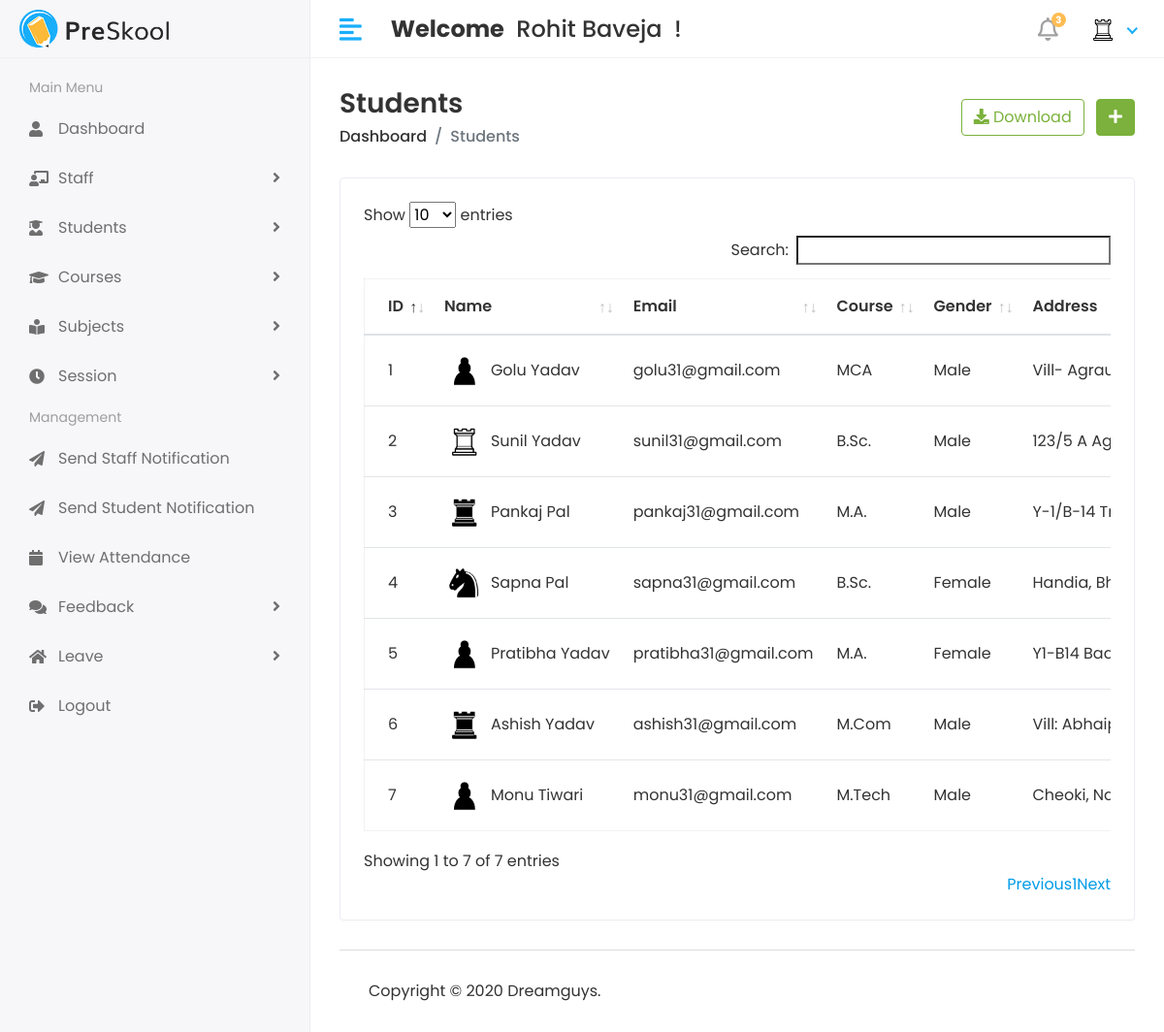
Page /Hod/Student/view (signed in) on the committed database.
### myApp/models.py (models this page shows, shortened)
class CustomUser(AbstractUser):
  USER = (
    (1, 'HOD'),
    (2, 'STAFF'),
    (3, 'STUDENT'),
  )
  user_type = models.CharField(choices=USER, max_length=50, default=1)
  profile_Pic = models.ImageField(upload_to='media/profilePic')

class Student(models.Model):
  objects = None
  admin = models.OneToOneField(CustomUser, on_delete=models.CASCADE)
  address = models.TextField()
  gender = models.CharField(max_length=100)
  course_id = models.ForeignKey(Course, on_delete=models.DO_NOTHING)
  session_year_id = models.ForeignKey(SessionYear, on_delete=models.DO_NOTHING)
  create_date = models.DateTimeField(auto_now_add=True)
  update_date = models.DateTimeField(auto_now=True)

class Course(models.Model):
  objects = None
  course_name = models.CharField(max_length=100)
  create_date = models.DateTimeField(auto_now_add=True)
  update_date = models.DateTimeField(auto_now=True)

### StudentManagementProject/Hod_Views.py (the view)
@login_required(login_url='/')
def view_student(request):
  student = Student.objects.all()
  return render(request, 'Hod/view_student.html', {"students": student})

### templates/Hod/view_student.html (shortened to what this page needs)
{% extends 'base.html' %}
{% block content %}
{% load static %}
<div class="page-header">
  <div class="row align-items-center">
    <div class="col">
      <h3 class="page-title">Students</h3>
      <ul class="breadcrumb">
        <li class="breadcrumb-item"><a href="{% url 'hod_home' %}">Dashboard</a></li>
        <li class="breadcrumb-item active">Students</li>
      </ul>
    </div>
    <div class="col-auto text-right float-right ml-auto">
      <a href="#" class="btn btn-outline-success mr-2"><i class="fas fa-download"></i> Download</a>
      <a href="{% url 'add_student' %}" class="btn btn-success"><i class="fas fa-plus"></i></a>
    </div>
  </div>
</div>
<div class="row">
  <div class="col-sm-12">
    <div class="card card-table">
      <div class="card-body">
        <div class="table-responsive">
          <table id="table_id" class="table table-hover table-center mb-0">
            <thead>
            <tr>
              <th>ID</th>
              <th>Name</th>
              <th>Email</th>
              <th>Course</th>
              <th>Gender</th>
              <th>Address</th>
            </tr>
            </thead>
            <tbody>
            {% for i in students %}
            <tr>
              <td>{{i.id}}</td>
              <td>
                <h2 class="table-avatar">
                  {% if i.admin.profile_Pic == "" %}
                  <a href="#" class="avatar avatar-sm mr-2"><img
                      class="avatar-img rounded-circle"
                      src="{% static 'assets/img/no-img.jpg' %}"></a>
                  {% else %}
                  <a href="#" class="avatar avatar-sm mr-2"><img
                      class="avatar-img rounded-circle" src="/{{i.admin.profile_Pic}}"></a>
                  <a href="#">{{i.admin.first_name}}&nbsp;{{i.admin.last_name}}</a>
                  {% endif %}
                </h2>
              </td>
              <td>{{i.admin.email}}</td>
              <td>{{i.course_id.course_name}}</td>
              <td>{{i.gender}}</td>
              <td>{{i.address}}</td>
            </tr>
            {% endfor %}
            </tbody>
          </table>
        </div>
      </div>
    </div>
  </div>
</div>
{% endblock %}

### templates/includes/header.html (shortened to what this page needs)
{% load static %}
<div class="header">
  <div class="header-left">
    <a href="#" class="logo">
      <img src="{% static 'assets/img/logo.png' %}" alt="Logo">
    </a>
  </div>
  <a href="javascript:void(0);" id="toggle_btn">
    <i class="fas fa-align-left"></i>
  </a>
  <div class="top-nav-search mt-3">
    <h4><strong>Welcome</strong>&nbsp; <span>{{ user.first_name }} {{ user.last_name}}</span>&nbsp; !</h4>
  </div>
  <ul class="nav user-menu">
    <li class="nav-item dropdown noti-dropdown">
      <a href="#" class="dropdown-toggle nav-link" data-toggle="dropdown">
        <i class="far fa-bell"></i> <span class="badge badge-pill">3</span>
      </a>
    </li>
    <li class="nav-item dropdown has-arrow">
      <a href="#" class="dropdown-toggle nav-link" data-toggle="dropdown">
        {% if user.profile_Pic == "" %}
        <span class="user-img"><img class="rounded-circle" src="{% static 'assets/img/no-img.jpg' %}" width="31" alt="{{user.first_name}}'s Pic"></span>
        {% else %}
        <span class="user-img"><img class="rounded-circle" src="/{{user.profile_Pic}}" width="31" alt="{{user.first_name}}'s Pic"></span>
        {% endif %}
      </a>
    </li>
  </ul>
</div>

### static/assets/css/style.css (style rules this page uses)
html { height: 100%; }
body { background-color: #fff; color: #333; font-family: 'Poppins', sans-serif; font-size: 1rem; height: 100%; line-height: 1.5; overflow-x: hidden; }
h1, h2, h3, h4, h5, h6 { font-family: 'Poppins', sans-serif; margin-top: 0; }
a { color: #009ce7; }
input, button, a { transition: all 0.4s ease; -moz-transition: all 0.4s ease; -o-transition: all 0.4s ease; -ms-transition: all 0.4s ease; -webkit-transition: all 0.4s ease; }
ul, ol { padding: 0px; list-style: none; }
.table { color: #333; max-width: 100%; margin-bottom: 0; width: 100%; }
.table.dataTable { border-collapse: collapse !important; border: 1px solid rgba(0, 0, 0, 0.05); }
table.table td h2 { display: inline-block; font-size: inherit; font-weight: 400; margin: 0; padding: 0; vertical-align: middle; }
table.table td h2.table-avatar { align-items: center; display: inline-flex; font-size: inherit; font-weight: 400; margin: 0; padding: 0; vertical-align: middle; white-space: nowrap; }
table.table td h2 a { color: #333; }
.table thead tr th { font-weight: 600; }
.table tbody tr { border-bottom: 1px solid rgba(0, 0, 0, 0.05); }
.table.table-center td, .table.table-center th { vertical-align: middle; }
.card-table .card-body .table > thead > tr > th { border-top: 0; }
.card-table .card-body .table tr td:first-child, .card-table .card-body .table tr th:first-child { padding-left: 1.5rem; }
.card-table .table td, .card-table .table th { border-top: 1px solid #e2e5e8; padding: 1rem 0.75rem; white-space: nowrap; }
.btn-success { background-color: #7bb13c; border: 1px solid #7bb13c }
.btn-outline-success { color: #7bb13c; border-color: #7bb13c; }
.card { border: 1px solid #ececf5; box-shadow: 0 1px 3px 0 rgba(0, 0, 0, 0.03); margin-bottom: 1.875rem; }
.card-body { padding: 1.5rem; }
.avatar { position: relative; display: inline-block; width: 3rem; height: 3rem }
.avatar > img { width: 100%; height: 100%; -o-object-fit: cover; object-fit: cover; }
.avatar-sm { width: 2.5rem; height: 2.5rem; }
.header { background-color: #fff; border-bottom: 1px solid #f3f3f4; left: 0; position: fixed; right: 0; top: 0; z-index: 1001; height: 60px; }
.header .header-left { float: left; height: 60px; padding: 0 20px; position: relative; width: 320px; z-index: 1; transition: all 0.2s ease-in-out; background-color: #f7f7fa; border-bottom: 1px solid #efefef; border-right: 1px solid #ececf5; display: flex; align-items: center; }
.header .header-left .logo { display: inline-block; line-height: 60px; }
.header .header-left .logo img { max-height: 40px; width: auto; }
.header .dropdown-toggle:after { display: none; }
.header .has-arrow .dropdown-toggle:after { border-top: 0; border-left: 0; border-bottom: 2px solid #18aefa; border-right: 2px solid #18aefa; content: ''; height: 8px; display: inline-block; pointer-events: none; -webkit-transform-origin: 66% 66%; -ms-transform-origin: 66% 66%; transform-origin: 66% 66%; -webkit-transform: rotate(45deg); -ms-transform: rotate(45deg); transform: rotate(45deg); -webkit-transition: all 0.15s ease-in-out; transition: all 0.15s ease-in-out; width: 8px; vertical-align: 0px; }
.user-menu { float: right; margin: 0; position: relative; z-index: 99; padding-right: 15px; }
.user-menu.nav > li > a { color: #a0a0a0; font-size: 14px; line-height: 58px; padding: 0 15px; height: 60px; }
.user-img { margin-right: 3px; position: relative; }
.top-nav-search { float: left; margin-left: 15px; }
.page-header { margin-bottom: 1.875rem; }
.page-header .breadcrumb { background-color: transparent; color: #6c757d; font-size: 1rem; font-weight: 500; margin-bottom: 0; padding: 0; }
.page-header .breadcrumb a { color: #333; }
.page-title { font-size: 28px; font-weight: 600; color: #333; margin-bottom: 5px; }
.user-menu.nav > li > a .badge { background-color: #FFBC53; display: block; font-size: 10px; font-weight: bold; height: 15px; width: 15px; position: absolute; right: 7px; top: 13px; color: #fff; padding: 3px; }
.user-menu.nav > li > a > i { font-size: 1.5rem; line-height: 60px; }
@media (min-width: 992px) { #toggle_btn { align-items: center; color: #18aefa; display: inline-flex; float: left; font-size: 26px; height: 60px; justify-content: center; margin-left: 15px; padding: 0 15px; } }

### rows in the picture
CustomUser: first_name "Rohit", last_name "Baveja", profile_Pic (picture)
Student: id "1", admin.profile_Pic (picture), admin.first_name "Golu", admin.last_name "Yadav", admin.email "golu31@gmail.com", course_id.course_name "MCA", gender "Male", address "Vill-…"
Student: id "2", admin.profile_Pic (picture), admin.first_name "Sunil", admin.last_name "Yadav", admin.email "sunil31@gmail.com", course_id.course_name "B.Sc.", gender "Male", address "123/5 A…"
Student: id "3", admin.profile_Pic (picture), admin.first_name "Pankaj", admin.last_name "Pal", admin.email "pankaj31@gmail.com", course_id.course_name "M.A.", gender "Male", address "Y-1/B-14…"
Student: id "4", admin.profile_Pic (picture), admin.first_name "Sapna", admin.last_name "Pal", admin.email "sapna31@gmail.com", course_id.course_name "B.Sc.", gender "Female", address "Handia,…"
Student: id "5", admin.profile_Pic (picture), admin.first_name "Pratibha", admin.last_name "Yadav", admin.email "pratibha31@gmail.com", course_id.course_name "M.A.", gender "Female", address "Y1-B14…"
Student: id "6", admin.profile_Pic (picture), admin.first_name "Ashish", admin.last_name "Yadav", admin.email "ashish31@gmail.com", course_id.course_name "M.Com", gender "Male", address "Vill:…"
Student: id "7", admin.profile_Pic (picture), admin.first_name "Monu", admin.last_name "Tiwari", admin.email "monu31@gmail.com", course_id.course_name "M.Tech", gender "Male", address "Cheoki,…"
